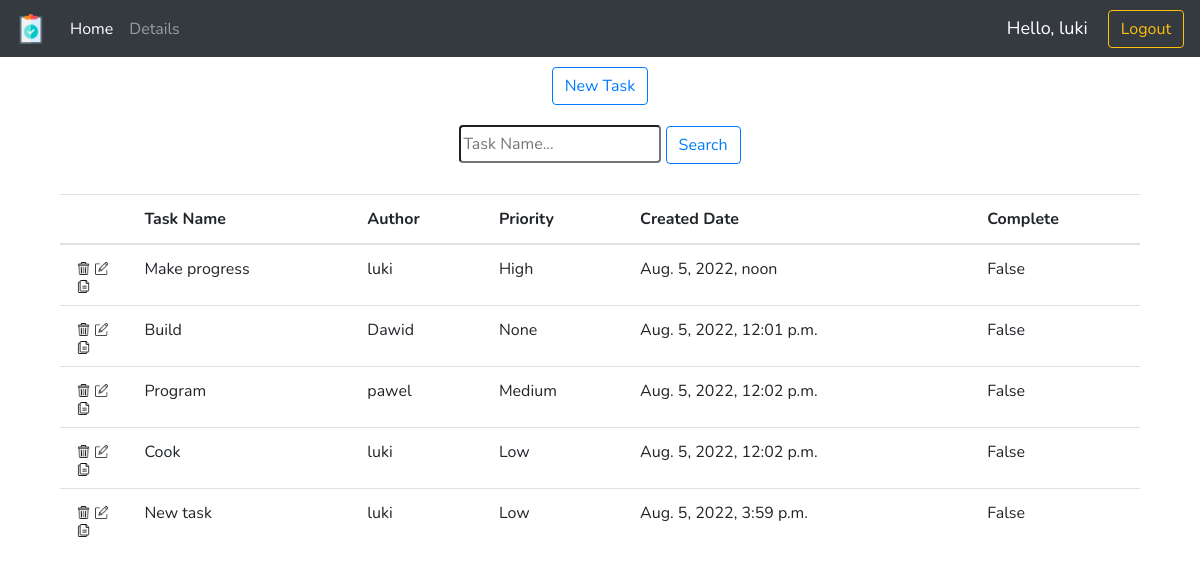
/home/ (signed in), run on an earlier commit of the app's database.
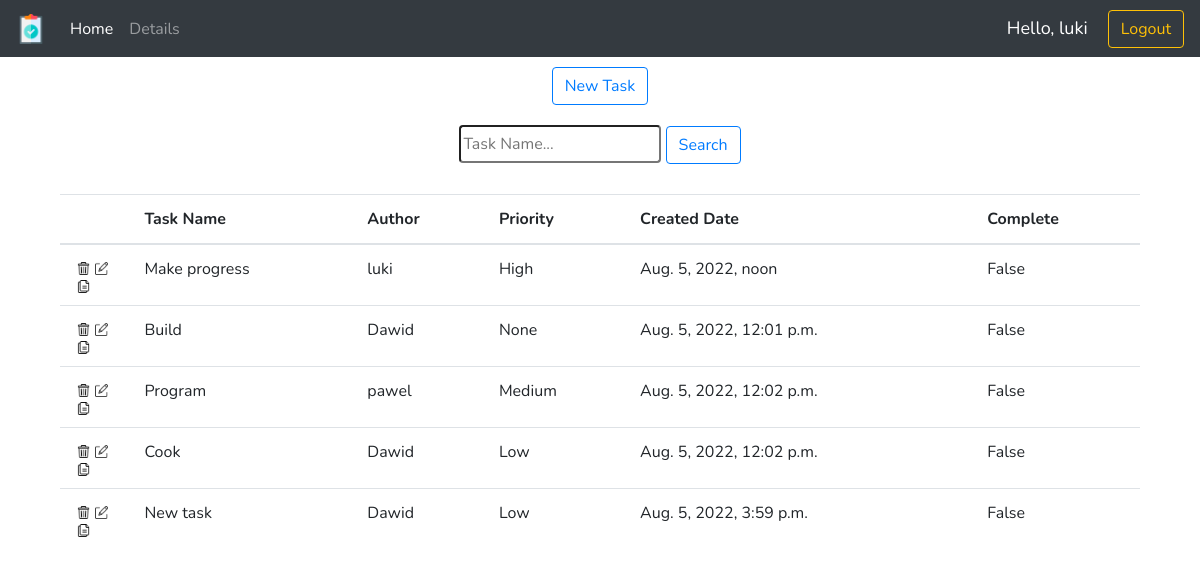
And on a later commit of the database.
### tasks/models.py (models this page shows, shortened)
class Task(models.Model):
    PRIORITY = (
        ('Low', 'Low'),
        ('Medium', 'Medium'),
        ('High', "High")
    )
    user = models.ForeignKey(User, on_delete=models.CASCADE, null=True, blank=True)
    title = models.CharField(max_length=200)
    description = models.TextField(null=True, blank=True)
    priority = models.CharField(max_length=200, null=True, blank=True, choices=PRIORITY)
    complete = models.BooleanField(default=False)
    created = models.DateTimeField(auto_now_add=True)
    class Meta:
        ordering = ['complete']

### tasks/views.py (the view)
# urls.py: path('home/', views.home, name='home'),
@login_required(login_url='login')
def home(request):
    if 'query' in request.GET:
        query = request.GET['query']
        tasks = Task.objects.filter(title__icontains=query)
    else:
        tasks = Task.objects.all()
    context = {"tasks": tasks}
    return render(request, 'tasks/home.html', context)

### tasks/templates/tasks/home.html (shortened to what this page needs)
{% extends 'tasks/base.html' %}
{% block content %}
    <div class="new_task_button">
        <a href="{% url 'add_task' %}" title="New task button">
            <button type="button" class="btn btn-outline-primary">New Task</button>
        </a>
    </div>
    <div class="searching">
        <form method="GET" action="">
            <input type="text" id='q' name='query' placeholder="Task Name..."/>
            <input class="btn btn-outline-primary" type="submit" value="Search"/>
        </form>
    </div>
    <table class="table">
      <thead>
        <tr>
          <th scope="col"></th>
          <th scope="col">Task Name</th>
          <th scope="col">Author</th>
          <th scope="col">Priority</th>
          <th scope="col">Created Date</th>
          <th scope="col">Complete</th>
        </tr>
      </thead>
        <tbody class="table-group-divider">
            {% for task in tasks %}
                <tr>
                    <th class="table_icons">
                        <div>
                            <div class="table_icon">
                                <a href="{% url 'delete_task' task.id %}" title="Delete task">
                                    <img src="{% static 'images/delete_img.png' %}" alt="Copy button" />
                                </a>
                            </div>
                            <div class="table_icon">
                                <a href="{% url 'edit_task' task.id %}" title="Edit">
                                    <img src="{% static 'images/edit_img.png' %}" alt="Edit button" />
                                </a>
                            </div>
                            <div class="table_icon">
                                <a href="#" data-toggle="modal" data-target="#my_modal" title="Copy row">
                                    <img src="{% static 'images/copy_img.png' %}" alt="Delete button" />
                                </a>
                            </div>
                      </div>
                    </th>
                    <td>{{ task.title}}</td>
                    <td>{{ task.user.username}}</td>
                    <td>{{ task.priority}}</td>
                    <td>{{ task.created}}</td>
                    <td>{{ task.complete}}</td>
              </tr>
            {% endfor %}
      </tbody>
    </table>
{% endblock %}

What changed in the data, as far as the page shows it:
changed Task "Cook": user.username "luki" → "Dawid"
changed Task "New task": user.username "luki" → "Dawid"
